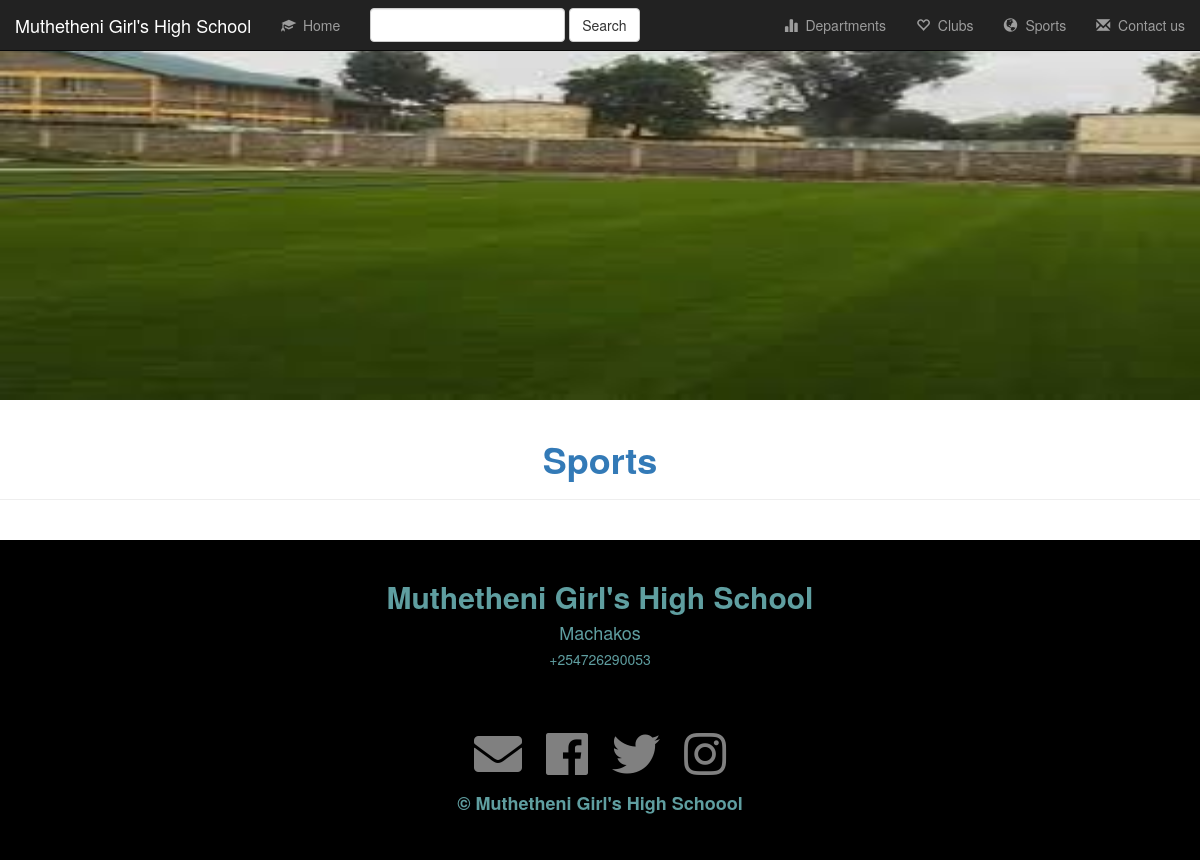
Before: /sports/ with the older database file.
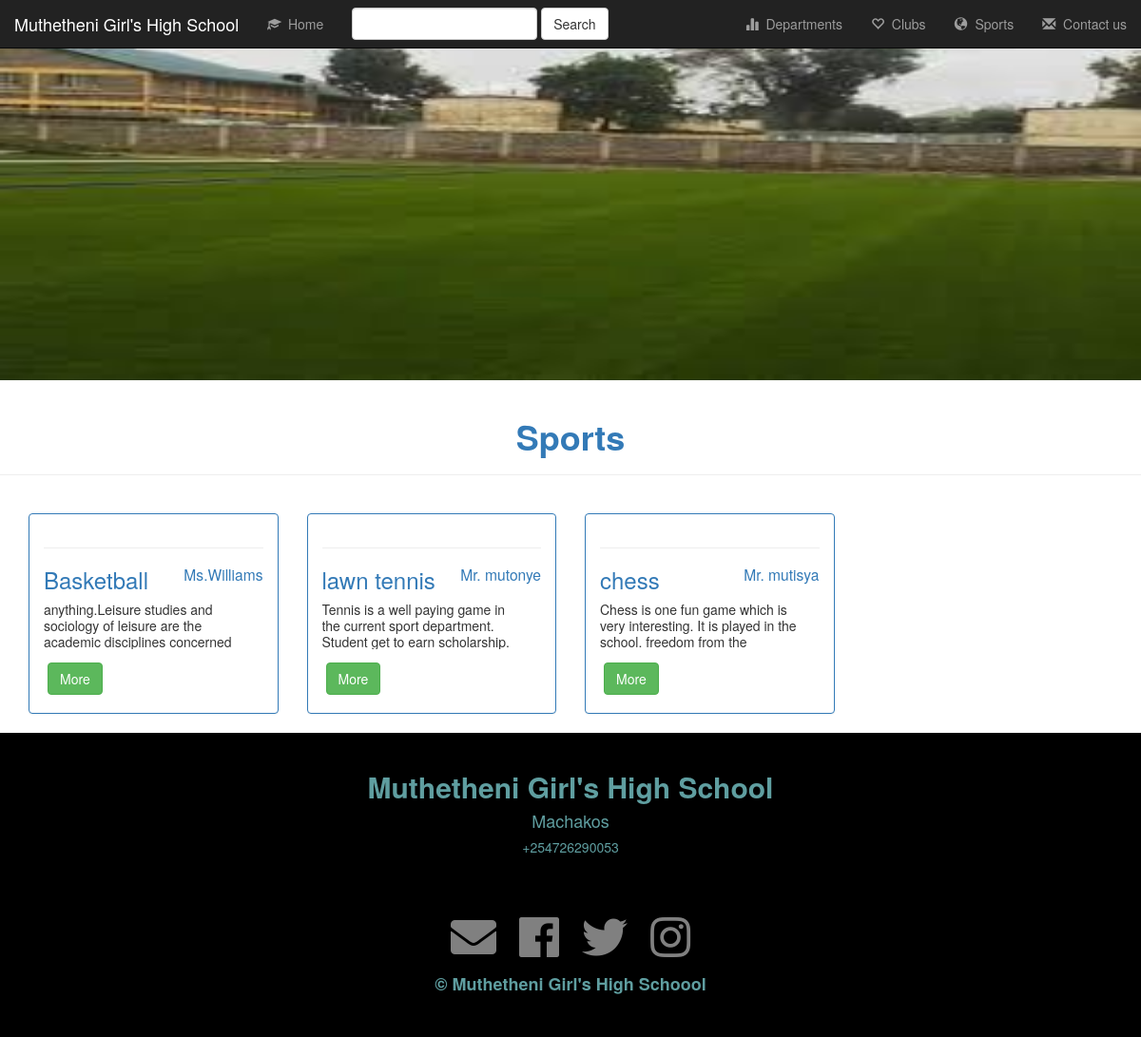
After: the same page with the newer database file.
### schapp/models.py (models this page shows, shortened)
class Sport(models.Model):
    name = models.CharField(max_length=30)
    coach = models.CharField(max_length=20)
    desc = models.TextField(default="anything")

### schapp/views.py (the view)
# urls.py: path('sports/', views.sports, name='sport'),
def sports(request):
    sprts = Sport.objects.all()
    return render(request, 'schapp/sports.html', {'sprts': sprts})

### schapp/templates/schapp/sports.html (shortened to what this page needs)
{% extends 'schapp/base.html' %}
{% load static %}
{% block content %}
    <div class="container-fluid">
    <div class="row">
    <div class="banner-img">
    <img src="{% static 'schapp/img/sport.jpg' %}" alt="" style="width: 100%; padding-top: 20px; height: 50%;">
        <div class="page-header">
            <h1 class="text-center text-primary"> <strong>Sports</strong></h1>
        </div>
    </div>
</div>
    <br>
        {% if sprts %}
            {% for sport in sprts %}
    <div class="col-sm-3">
        <div class="panel panel-primary">
            <div class="panel-body">
               <hr>
                <h3 class="text-primary">{{ sport.name }} <small class="text-primary" style="float: right;">{{ sport.coach }}</small></h3>
                <p style="line-height: 1.2em; height: 3.6em; overflow: hidden; text-overflow: ellipsis; max-width: 90%;">{{ sport.desc }}</p>
                <button type="button" class="btn btn-success" style="margin: 4px;" data-toggle="modal" data-target="#Modal-{{ sport.id }}">More</button>
            </div>
        </div>
    </div>
            {% endfor %}
    {% endif %}
    </div>
    {% include 'schapp/footer.html' %}
{% endblock %}

Changed rows visible on the page:
added Sport: name "Basketball", coach "Ms.Williams", desc "anything.Leisure studies and sociology of leisure are the academic disciplines concerned…"
added Sport: name "lawn tennis", coach "Mr. mutonye", desc "Tennis is a well paying game in the current sport department. Student get to earn scholarship.…"
added Sport: name "chess", coach "Mr. mutisya", desc "Chess is one fun game which is very interesting. It is played in the school. freedom from the…"
